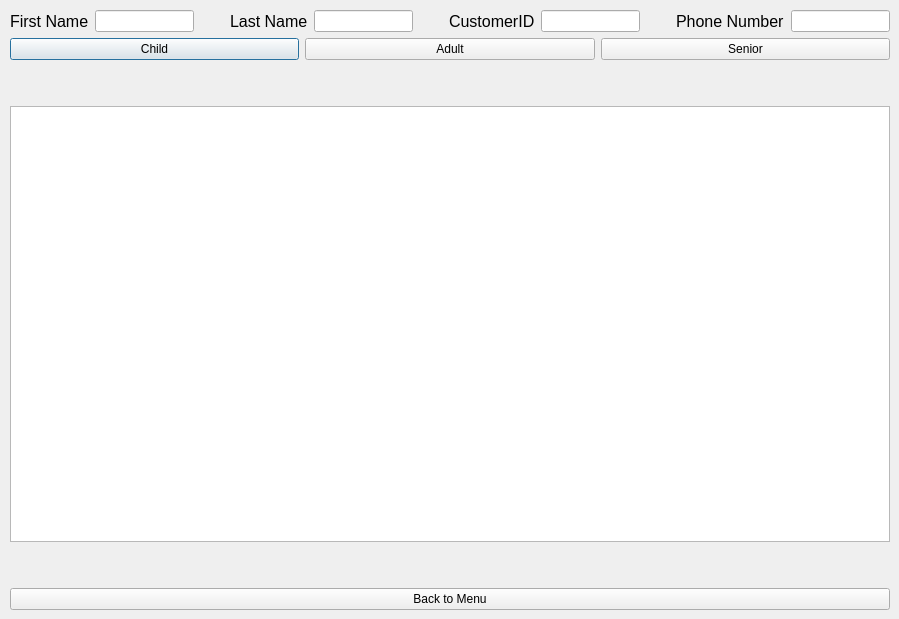
<?xml version="1.0" encoding="UTF-8"?>
<ui version="4.0">
 <class>Dialog</class>
 <widget class="QDialog" name="Dialog">
  <property name="geometry">
   <rect>
    <x>0</x>
    <y>0</y>
    <width>899</width>
    <height>619</height>
   </rect>
  </property>
  <property name="windowTitle">
   <string>Dialog</string>
  </property>
  <widget class="QWidget" name="layoutWidget">
   <property name="geometry">
    <rect>
     <x>10</x>
     <y>10</y>
     <width>880</width>
     <height>600</height>
    </rect>
   </property>
   <layout class="QVBoxLayout" name="verticalLayout_3">
    <item>
     <layout class="QVBoxLayout" name="verticalLayout_2">
      <item>
       <layout class="QVBoxLayout" name="verticalLayout">
        <item>
         <widget class="QSplitter" name="splitter">
          <property name="orientation">
           <enum>Qt::Horizontal</enum>
          </property>
          <widget class="QWidget" name="layoutWidget">
           <layout class="QHBoxLayout" name="horizontalLayout_5">
            <item>
             <layout class="QHBoxLayout" name="horizontalLayout_2">
              <item>
               <widget class="QLabel" name="label_2">
                <property name="font">
                 <font>
                  <pointsize>12</pointsize>
                 </font>
                </property>
                <property name="text">
                 <string>First Name</string>
                </property>
               </widget>
              </item>
              <item>
               <widget class="QLineEdit" name="firstname"/>
              </item>
             </layout>
            </item>
            <item>
             <spacer name="horizontalSpacer">
              <property name="orientation">
               <enum>Qt::Horizontal</enum>
              </property>
              <property name="sizeHint" stdset="0">
               <size>
                <width>40</width>
                <height>20</height>
               </size>
              </property>
             </spacer>
            </item>
            <item>
             <layout class="QHBoxLayout" name="horizontalLayout_4">
              <item>
               <widget class="QLabel" name="label_4">
                <property name="font">
                 <font>
                  <pointsize>12</pointsize>
                 </font>
                </property>
                <property name="text">
                 <string>Last Name</string>
                </property>
               </widget>
              </item>
              <item>
               <widget class="QLineEdit" name="lastname"/>
              </item>
             </layout>
            </item>
            <item>
             <spacer name="horizontalSpacer_2">
              <property name="orientation">
               <enum>Qt::Horizontal</enum>
              </property>
              <property name="sizeHint" stdset="0">
               <size>
                <width>40</width>
                <height>20</height>
               </size>
              </property>
             </spacer>
            </item>
            <item>
             <layout class="QHBoxLayout" name="horizontalLayout">
              <item>
               <widget class="QLabel" name="label">
                <property name="font">
                 <font>
                  <pointsize>12</pointsize>
                 </font>
                </property>
                <property name="text">
                 <string>CustomerID</string>
                </property>
               </widget>
              </item>
              <item>
               <widget class="QLineEdit" name="customerID"/>
              </item>
             </layout>
            </item>
            <item>
             <spacer name="horizontalSpacer_3">
              <property name="orientation">
               <enum>Qt::Horizontal</enum>
              </property>
              <property name="sizeHint" stdset="0">
               <size>
                <width>40</width>
                <height>20</height>
               </size>
              </property>
             </spacer>
            </item>
            <item>
             <layout class="QHBoxLayout" name="horizontalLayout_3">
              <item>
               <widget class="QLabel" name="label_3">
                <property name="font">
                 <font>
                  <pointsize>12</pointsize>
                 </font>
                </property>
                <property name="text">
                 <string>Phone Number</string>
                </property>
               </widget>
              </item>
              <item>
               <widget class="QLineEdit" name="phonenumber">
                <property name="text">
                 <string/>
                </property>
               </widget>
              </item>
             </layout>
            </item>
           </layout>
          </widget>
         </widget>
        </item>
        <item>
         <layout class="QHBoxLayout" name="horizontalLayout_6">
          <item>
           <widget class="QPushButton" name="childonly">
            <property name="sizePolicy">
             <sizepolicy hsizetype="Minimum" vsizetype="Preferred">
              <horstretch>0</horstretch>
              <verstretch>0</verstretch>
             </sizepolicy>
            </property>
            <property name="text">
             <string>Child</string>
            </property>
            <property name="flat">
             <bool>false</bool>
            </property>
           </widget>
          </item>
          <item>
           <widget class="QPushButton" name="adultonly">
            <property name="sizePolicy">
             <sizepolicy hsizetype="Minimum" vsizetype="Preferred">
              <horstretch>0</horstretch>
              <verstretch>0</verstretch>
             </sizepolicy>
            </property>
            <property name="text">
             <string>Adult</string>
            </property>
            <property name="flat">
             <bool>false</bool>
            </property>
           </widget>
          </item>
          <item>
           <widget class="QPushButton" name="senioronly">
            <property name="sizePolicy">
             <sizepolicy hsizetype="Minimum" vsizetype="Preferred">
              <horstretch>0</horstretch>
              <verstretch>0</verstretch>
             </sizepolicy>
            </property>
            <property name="text">
             <string>Senior</string>
            </property>
            <property name="flat">
             <bool>false</bool>
            </property>
           </widget>
          </item>
         </layout>
        </item>
       </layout>
      </item>
      <item>
       <spacer name="verticalSpacer">
        <property name="orientation">
         <enum>Qt::Vertical</enum>
        </property>
        <property name="sizeType">
         <enum>QSizePolicy::Minimum</enum>
        </property>
        <property name="sizeHint" stdset="0">
         <size>
          <width>20</width>
          <height>40</height>
         </size>
        </property>
       </spacer>
      </item>
      <item>
       <widget class="QTableWidget" name="tableofresults">
        <property name="sizePolicy">
         <sizepolicy hsizetype="Expanding" vsizetype="Expanding">
          <horstretch>0</horstretch>
          <verstretch>0</verstretch>
         </sizepolicy>
        </property>
       </widget>
      </item>
     </layout>
    </item>
    <item>
     <spacer name="verticalSpacer_2">
      <property name="orientation">
       <enum>Qt::Vertical</enum>
      </property>
      <property name="sizeType">
       <enum>QSizePolicy::Minimum</enum>
      </property>
      <property name="sizeHint" stdset="0">
       <size>
        <width>20</width>
        <height>40</height>
       </size>
      </property>
     </spacer>
    </item>
    <item>
     <widget class="QPushButton" name="backtomenu">
      <property name="sizePolicy">
       <sizepolicy hsizetype="Minimum" vsizetype="Maximum">
        <horstretch>0</horstretch>
        <verstretch>0</verstretch>
       </sizepolicy>
      </property>
      <property name="text">
       <string>Back to Menu</string>
      </property>
      <property name="flat">
       <bool>false</bool>
      </property>
     </widget>
    </item>
   </layout>
  </widget>
 </widget>
 <resources/>
 <connections/>
</ui>
